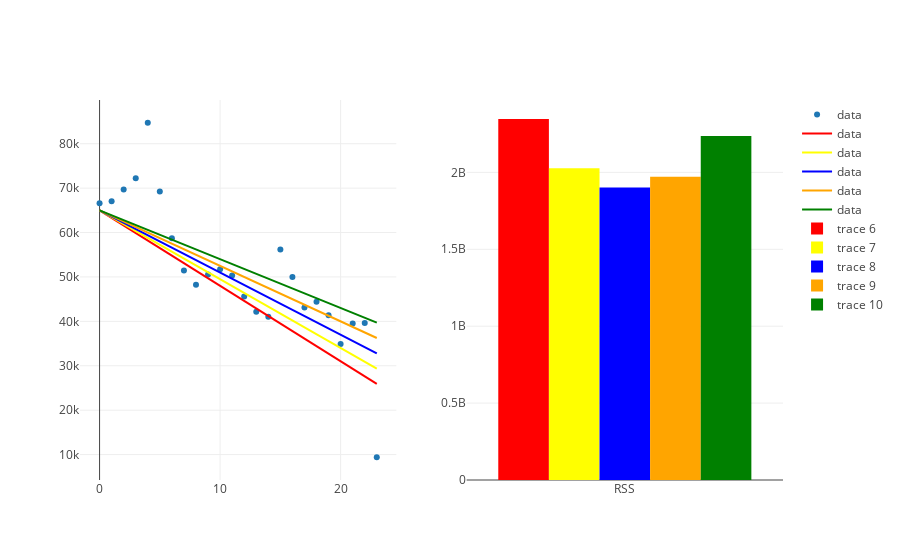

Notebook source saved alongside this figure:
### Markdown cell above
Ok so we'll try plot our graphs and RSS values for each of these different m values.  Note that we'll keep b the same throughout.

### Code cell
rss_traces = []
model_traces = []
for m in m_values:
    rss_trace = trace_rss(m, b, month_numbers, revenues)
    rss_traces.append(rss_trace)
    built_model_trace = model_trace(m, b, month_numbers, revenues)
    model_traces.append(built_model_trace)
    
pair_colors(model_traces, rss_traces)
plot_side_by_side([actual_trace] + model_traces, rss_traces)

### Figure 1 — Plotly figure (JSON) as saved in the notebook; plotly's stock layout.template omitted (floating-point values rounded to 4 significant figures)
{"data": [{"mode": "markers", "name": "data", "text": [], "type": "scatter", "uid": "6d9c2d35-bea8-4920-a89d-468c94b6b770", "x": [0, 1, 2, 3, 4, 5, 6, 7, 8, 9, 10, 11, 12, 13, 14, 15, 16, 17, 18, 19, 20, 21, 22, 23], "xaxis": "x", "y": [66609, 67048, 69664, 72238, 84721, 69224, 58697, 51430, 48239, 50574, 51707, 50305, 45590, 42180, 41054, 56182, 49965, 43094, 44414, 41393, 34903, 39535, 39627, 9400], "yaxis": "y"}, {"marker": {"color": "red"}, "mode": "lines", "name": "data", "text": [], "type": "scatter", "uid": "31809f34-d260-4677-a2cc-ac824789f53d", "x": [0, 1, 2, 3, 4, 5, 6, 7, 8, 9, 10, 11, 12, 13, 14, 15, 16, 17, 18, 19, 20, 21, 22, 23], "xaxis": "x", "y": [65000, 63300, 61600, 59900, 58200, 56500, 54800, 53100, 51400, 49700, 48000, 46300, 44600, 42900, 41200, 39500, 37800, 36100, 34400, 32700, 31000, 29300, 27600, 25900], "yaxis": "y"}, {"marker": {"color": "yellow"}, "mode": "lines", "name": "data", "text": [], "type": "scatter", "uid": "dd3d0cb6-2590-44f8-852a-febb9b33493c", "x": [0, 1, 2, 3, 4, 5, 6, 7, 8, 9, 10, 11, 12, 13, 14, 15, 16, 17, 18, 19, 20, 21, 22, 23], "xaxis": "x", "y": [65000, 63450, 61900, 60350, 58800, 57250, 55700, 54150, 52600, 51050, 49500, 47950, 46400, 44850, 43300, 41750, 40200, 38650, 37100, 35550, 34000, 32450, 30900, 29350], "yaxis": "y"}, {"marker": {"color": "blue"}, "mode": "lines", "name": "data", "text": [], "type": "scatter", "uid": "90656800-4669-4cb7-b7d4-3cbd64dbd847", "x": [0, 1, 2, 3, 4, 5, 6, 7, 8, 9, 10, 11, 12, 13, 14, 15, 16, 17, 18, 19, 20, 21, 22, 23], "xaxis": "x", "y": [65000, 63600, 62200, 60800, 59400, 58000, 56600, 55200, 53800, 52400, 51000, 49600, 48200, 46800, 45400, 44000, 42600, 41200, 39800, 38400, 37000, 35600, 34200, 32800], "yaxis": "y"}, {"marker": {"color": "orange"}, "mode": "lines", "name": "data", "text": [], "type": "scatter", "uid": "2c56084b-702d-44a9-ad02-6b3d1d1aa7b4", "x": [0, 1, 2, 3, 4, 5, 6, 7, 8, 9, 10, 11, 12, 13, 14, 15, 16, 17, 18, 19, 20, 21, 22, 23], "xaxis": "x", "y": [65000, 63750, 62500, 61250, 60000, 58750, 57500, 56250, 55000, 53750, 52500, 51250, 50000, 48750, 47500, 46250, 45000, 43750, 42500, 41250, 40000, 38750, 37500, 36250], "yaxis": "y"}, {"marker": {"color": "green"}, "mode": "lines", "name": "data", "text": [], "type": "scatter", "uid": "cea269e0-2763-4872-bb35-a54d204a5386", "x": [0, 1, 2, 3, 4, 5, 6, 7, 8, 9, 10, 11, 12, 13, 14, 15, 16, 17, 18, 19, 20, 21, 22, 23], "xaxis": "x", "y": [65000, 63900, 62800, 61700, 60600, 59500, 58400, 57300, 56200, 55100, 54000, 52900, 51800, 50700, 49600, 48500, 47400, 46300, 45200, 44100, 43000, 41900, 40800, 39700], "yaxis": "y"}, {"marker": {"color": "red"}, "type": "bar", "uid": "1cd9d51d-d35d-4887-88fc-2187495b0aab", "x": ["RSS"], "xaxis": "x2", "y": [2347115531], "yaxis": "y2"}, {"marker": {"color": "yellow"}, "type": "bar", "uid": "ee32c7c1-5899-40e2-93a0-7e5fe9b2721b", "x": ["RSS"], "xaxis": "x2", "y": [2027483231], "yaxis": "y2"}, {"marker": {"color": "blue"}, "type": "bar", "uid": "43e4c596-1e37-410c-9c84-79cdc501eaac", "x": ["RSS"], "xaxis": "x2", "y": [1902430931], "yaxis": "y2"}, {"marker": {"color": "orange"}, "type": "bar", "uid": "31e429d9-590f-4528-b63a-0fdf91f108ae", "x": ["RSS"], "xaxis": "x2", "y": [1971958631], "yaxis": "y2"}, {"marker": {"color": "green"}, "type": "bar", "uid": "568516e0-a7a9-43f2-9084-ea26e28e5750", "x": ["RSS"], "xaxis": "x2", "y": [2236066331], "yaxis": "y2"}], "layout": {"autosize": true, "xaxis": {"anchor": "y", "autorange": true, "domain": [0, 0.45], "range": [-1.589, 24.59], "type": "linear"}, "xaxis2": {"anchor": "y2", "autorange": true, "domain": [0.55, 1], "range": [-0.5, 0.5], "type": "category"}, "yaxis": {"anchor": "x", "autorange": true, "domain": [0, 1], "range": [3883.0, 90240.0], "type": "linear"}, "yaxis2": {"anchor": "x2", "autorange": true, "domain": [0, 1], "range": [0, 2471000000.0], "type": "linear"}}}
